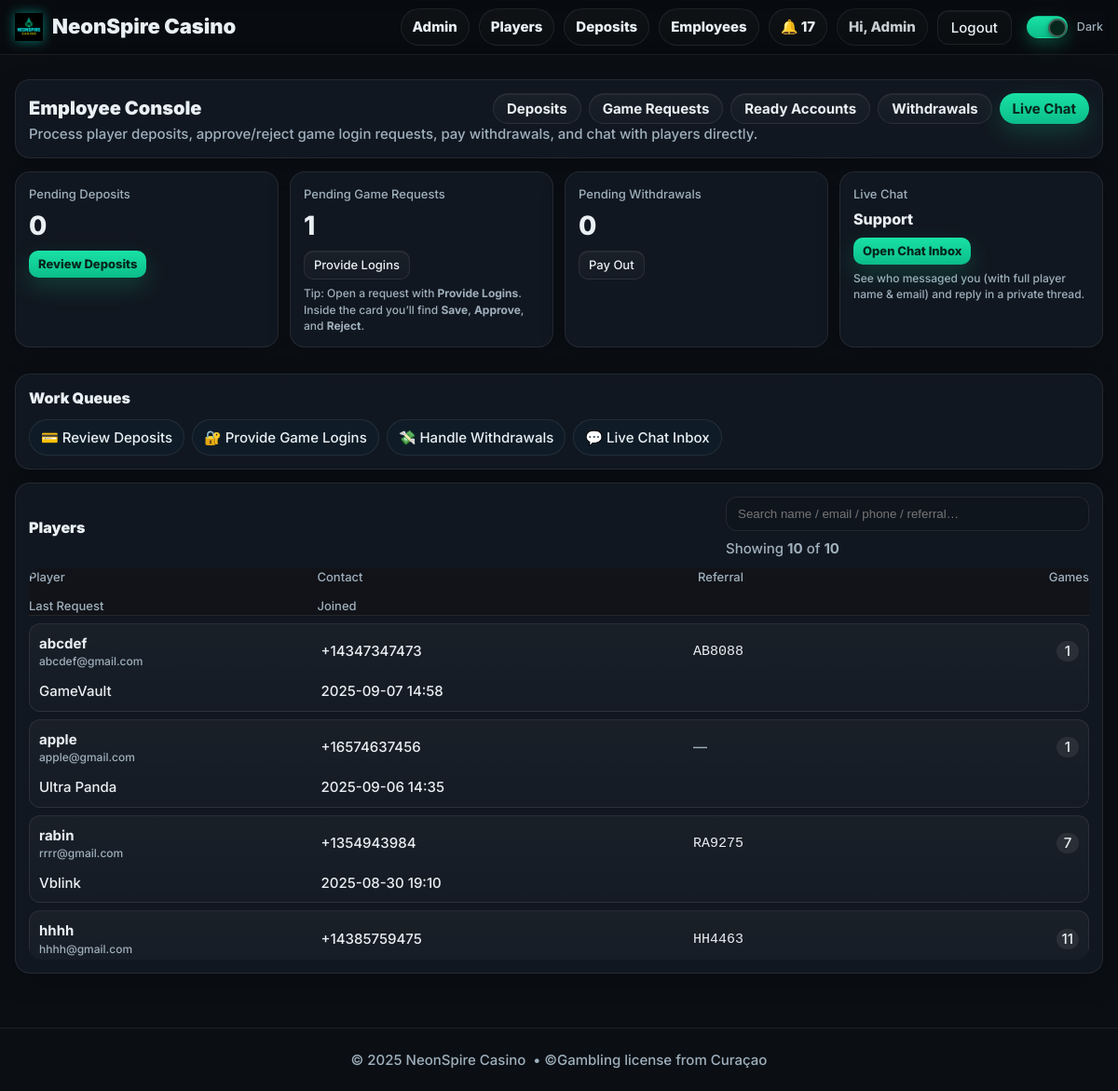
Page /employee/ (signed in) on the committed database.
### models.py (models this page shows, shortened)
class User(db.Model, UserMixin):
    __tablename__ = "users"
    id = db.Column(db.Integer, primary_key=True)
    name = db.Column(db.String(120), nullable=False)
    email = db.Column(db.String(255), unique=True, nullable=False, index=True)
    mobile = db.Column(db.String(24), nullable=True, index=True)  # E.164
    password_hash = db.Column(db.String(255), nullable=False)
    role = db.Column(db.String(20), nullable=False, default="PLAYER")  # PLAYER | EMPLOYEE | ADMIN
    email_verified = db.Column(db.Boolean, default=False, index=True)
    email_verified_at = db.Column(db.DateTime, nullable=True)
    promo_seen = db.Column(db.Boolean, default=False, index=True)
    created_at = db.Column(db.DateTime, default=datetime.utcnow)

class ReferralCode(db.Model):
    __tablename__ = "referral_codes"
    id = db.Column(db.Integer, primary_key=True)
    user_id = db.Column(db.Integer, db.ForeignKey("users.id"), unique=True, nullable=False, index=True)
    code = db.Column(db.String(16), unique=True, nullable=False, index=True)  # e.g., AB1234
    clicks = db.Column(db.Integer, default=0)
    created_at = db.Column(db.DateTime, default=datetime.utcnow, index=True)

class Game(db.Model):
    __tablename__ = "games"
    id = db.Column(db.Integer, primary_key=True)
    name = db.Column(db.String(120), nullable=False)
    description = db.Column(db.String(300), default="")
    icon_url = db.Column(db.String(500), default="")
    download_url = db.Column(db.String(500), nullable=False)
    backend_url = db.Column(db.String(500), nullable=True)
    is_active = db.Column(db.Boolean, default=True, index=True)
    created_at = db.Column(db.DateTime, default=datetime.utcnow)

### employee_bp.py (the view)
@employee_bp.get("/")
@login_required
def employee_home():
    pending_deposits  = DepositRequest.query.filter_by(status="PENDING").count()
    pending_requests  = GameAccountRequest.query.filter(
        GameAccountRequest.status.in_(["PENDING", "IN_PROGRESS"])
    ).count()
    pending_withdraws = WithdrawRequest.query.filter_by(status="PENDING").count()
    recent_players = (
        User.query.filter_by(role="PLAYER")
        .order_by(User.created_at.desc())
        .limit(25)
        .all()
    )
    player_ids = [p.id for p in recent_players]
    refcodes = _refcodes_for_user_ids(player_ids)
    accounts_count = defaultdict(int)
    if player_ids:
        for uid, cnt in (
            db.session.query(GameAccount.user_id, func.count(GameAccount.id))
            .filter(GameAccount.user_id.in_(player_ids))
            .group_by(GameAccount.user_id)
            .all()
        ):
            accounts_count[uid] = int(cnt or 0)
    last_req_by_user = {}
    if player_ids:
        sub = (
            db.session.query(
                GameAccountRequest.user_id,
                func.max(GameAccountRequest.created_at).label("last_dt")
            )
            .filter(GameAccountRequest.user_id.in_(player_ids))
            .group_by(GameAccountRequest.user_id)
        ).subquery()
        for u_id, g_id, _dt in (
            db.session.query(
                GameAccountRequest.user_id,
                GameAccountRequest.game_id,
                GameAccountRequest.created_at
            )
            .join(sub, (sub.c.user_id == GameAccountRequest.user_id) & (sub.c.last_dt == GameAccountRequest.created_at))
            .all()
        ):
            last_req_by_user[u_id] = g_id
    games_map = {g.id: g for g in Game.query.all()}
    player_rows = []
    for p in recent_players:
        g_last_id = last_req_by_user.get(p.id)
        g_last = games_map.get(g_last_id) if g_last_id else None
        player_rows.append({
            "id": p.id,
            "name": (p.name or "").strip() or None,
            "email": (p.email or "").strip(),
            "mobile": (p.mobile or "").strip() or None,
            "joined": p.created_at,
            "refcode": refcodes.get(p.id, None),
            "games_count": accounts_count.get(p.id, 0),
            "last_game": g_last.name if g_last else None,
            "last_game_id": g_last.id if g_last else None,
        })
    return render_template(
        "dashboard_employee.html",
        page_title="Employee",
        pending_deposits=pending_deposits,
        pending_requests=pending_requests,
        pending_withdraws=pending_withdraws,
        players=player_rows,
        games=games_map,
    )

### employee_bp.py (called while the page is built)
@employee_bp.before_request
def require_employee():
    if not current_user.is_authenticated:
        return redirect(url_for("auth.login_get", next=url_for("employeebp.employee_home")))
    if current_user.role not in ("EMPLOYEE", "ADMIN"):
        return abort(403)

def _refcodes_for_user_ids(user_ids):
    if not user_ids:
        return {}
    rows = ReferralCode.query.filter(ReferralCode.user_id.in_(list(set(user_ids)))).all()
    return {r.user_id: r.code for r in rows}

### templates/dashboard_employee.html (shortened to what this page needs)
{% extends "base.html" %}
{% block content %}
<div class="shell admin-wrap" style="margin-top:14px">
  <div class="panel">
    <div class="admin-head" style="display:flex;align-items:center;justify-content:space-between;gap:12px;flex-wrap:wrap">
      <div class="admin-title">Employee Console</div>
      <div class="admin-actions" style="display:flex;gap:8px;flex-wrap:wrap">
        <a class="btn chip-btn" href="{{ url_for('employeebp.deposits_list') }}">Deposits</a>
        <a class="btn chip-btn" href="{{ url_for('employeebp.requests_list') }}">Game Requests</a>
        <a class="btn chip-btn" href="{{ url_for('employeebp.ready_accounts_page') }}">Ready Accounts</a>
        <a class="btn chip-btn" href="{{ url_for('employeebp.withdrawals_list') }}">Withdrawals</a>
        <a class="btn chip-btn btn-primary" href="{{ url_for('chat_bp.inbox') }}">Live Chat</a>
      </div>
    </div>
    <div class="muted">
      Process player deposits, approve/reject game login requests, pay withdrawals, and chat with players directly.
    </div>
  </div>
  <div class="admin-metrics" style="display:grid;grid-template-columns:repeat(auto-fit,minmax(220px,1fr));gap:12px">
    <div class="metric panel" style="padding:14px">
      <div class="metric-label muted">Pending Deposits</div>
      <div class="metric-value" style="font-size:28px;font-weight:800;line-height:1.2">{{ pending_deposits or 0 }}</div>
      <div style="margin-top:10px;display:flex;gap:8px;flex-wrap:wrap">
        <a class="btn btn-mini btn-primary" href="{{ url_for('employeebp.deposits_list') }}">Review Deposits</a>
      </div>
    </div>
    <div class="metric panel" style="padding:14px">
      <div class="metric-label muted">Pending Game Requests</div>
      <div class="metric-value" style="font-size:28px;font-weight:800;line-height:1.2">{{ pending_requests or 0 }}</div>
      <div style="margin-top:10px;display:flex;gap:8px;flex-wrap:wrap">
        <a class="btn btn-mini" href="{{ url_for('employeebp.requests_list') }}">Provide Logins</a>
      </div>
      <div class="muted" style="margin-top:6px;font-size:12px">
        Tip: Open a request with <b>Provide Logins</b>. Inside the card you’ll find <b>Save</b>, <b>Approve</b>, and <b>Reject</b>.
      </div>
    </div>
    <div class="metric panel" style="padding:14px">
      <div class="metric-label muted">Pending Withdrawals</div>
      <div class="metric-value" style="font-size:28px;font-weight:800;line-height:1.2">{{ pending_withdraws or 0 }}</div>
      <div style="margin-top:10px;display:flex;gap:8px;flex-wrap:wrap">
        <a class="btn btn-mini" href="{{ url_for('employeebp.withdrawals_list') }}">Pay Out</a>
      </div>
    </div>
    <div class="metric panel" style="padding:14px">
      <div class="metric-label muted">Live Chat</div>
      <div class="metric-value" style="font-size:16px;font-weight:800;line-height:1.2">Support</div>
      <div style="margin-top:10px;display:flex;gap:8px;flex-wrap:wrap">
        <a class="btn btn-mini btn-primary" href="{{ url_for('chat_bp.inbox') }}">Open Chat Inbox</a>
      </div>
      <div class="muted" style="margin-top:6px;font-size:12px">
        See who messaged you (with full player name &amp; email) and reply in a private thread.
      </div>
    </div>
  </div>
  <div class="panel" style="margin-top:12px">
    <div class="section-head" style="display:flex;align-items:center;justify-content:space-between;gap:8px;flex-wrap:wrap">
      <div class="section-title">Work Queues</div>
    </div>
    <div class="chip-row" style="display:flex;flex-wrap:wrap;gap:8px;margin-top:8px">
      <a class="chip" href="{{ url_for('employeebp.deposits_list') }}">💳 Review Deposits</a>
      <a class="chip" href="{{ url_for('employeebp.requests_list') }}">🔐 Provide Game Logins</a>
      <a class="chip" href="{{ url_for('employeebp.withdrawals_list') }}">💸 Handle Withdrawals</a>
      <a class="chip" href="{{ url_for('chat_bp.inbox') }}">💬 Live Chat Inbox</a>
    </div>
  </div>
  <div class="panel" style="margin-top:12px" id="playersPanel">
    <div class="section-head" style="display:flex;align-items:center;justify-content:space-between;gap:8px;flex-wrap:wrap">
      <div class="section-title">Players</div>
      <div style="display:flex;gap:8px;align-items:center;flex-wrap:wrap">
        <input id="playersSearch" class="input" placeholder="Search name / email / phone / referral…" style="min-width:260px">
        <div class="muted" id="playersCount">
          {% set total = (players|length if players else 0) %}
        </div>
      </div>
    </div>
    {% if players and players|length %}
      <div id="playersScrollWrap">
        <div class="table" id="playersTable">
          <div class="t-head">
            <div>Player</div>
            <div>Contact</div>
            <div>Referral</div>
            <div class="t-right">Games</div>
            <div>Last Request</div>
            <div>Joined</div>
          </div>
          {% for p in players %}
            {% set search_text = (p.name or '') ~ ' ' ~ (p.email or '') ~ ' ' ~ (p.mobile or '') ~ ' ' ~ (p.refcode or '') ~ ' ' ~ (p.last_game or '') %}
            <div class="t-row" data-search="{{ search_text|lower }}">
              <div>
                <div style="font-weight:700">{{ p.name or ('User #' ~ p.id) }}</div>
                <div class="muted" style="font-size:12px">{{ p.email }}</div>
              </div>
              <div>
                {% if p.mobile %}
                  <span class="mono">{{ p.mobile }}</span>
                {% else %}
                  <span class="muted">—</span>
                {% endif %}
              </div>
              <div>
                {% if p.refcode %}
                  <code class="mono refcode" title="Click-drag to copy">{{ p.refcode }}</code>
                {% else %}
                  <span class="muted">—</span>
                {% endif %}
              </div>
              <div class="t-right">
                <span class="badge">{{ p.games_count or 0 }}</span>
              </div>
              <div>
                {% if p.last_game and p.last_game_id %}
                  <a class="link" href="{{ url_for('employeebp.requests_list_by_game', game_id=p.last_game_id) }}">{{ p.last_game }}</a>
                {% else %}
                  <span class="muted">—</span>
                {% endif %}
              </div>
              <div class="mono">
                {% if p.joined %}{{ p.joined.strftime('%Y-%m-%d %H:%M') }}{% else %}—{% endif %}
              </div>
            </div>
          {% endfor %}
        </div>
      </div>
    {% else %}
      <div class="empty">No players yet.</div>
    {% endif %}
  </div>
</div>
{% endblock %}

### templates/base.html (shortened to what this page needs)
<!DOCTYPE html>
<html lang="en" data-theme="dark">
<head>
  <link rel="stylesheet" href="{{ url_for('static', filename='css/styles.css') }}?v=dm2">
</head>
<body>
  <header class="nav" style="position:sticky;top:0;z-index:50;background:rgba(0,0,0,.25);backdrop-filter:blur(8px);border-bottom:1px solid var(--stroke)">
    <div class="shell nav-inner" style="display:flex;align-items:center;justify-content:space-between;height:58px">
      <a href="{{ url_for('short_bp.lob_short') }}" class="brand" aria-label="NeonSpire Casino">
        <img class="brand-logo" src="{{ url_for('static', filename='img/logo.png') }}" alt="NeonSpire Casino">
        <span class="brand-text">NeonSpire Casino</span>
      </a>
      <nav class="nav-links" style="display:flex;align-items:center;gap:10px">
        {% if current_user.is_authenticated %}
          {% if current_user.role == 'ADMIN' %}
            <a class="pill" href="{{ url_for('adminbp.admin_home') }}">Admin</a>
            <a class="pill" href="{{ url_for('adminbp.admin_players') }}">Players</a>
            <a class="pill" href="{{ url_for('adminbp.deposits_audit') }}">Deposits</a>
            <a class="pill" href="{{ url_for('adminbp.admin_users') }}">Employees</a>
          {% elif current_user.role == 'EMPLOYEE' %}
            <a class="pill" href="{{ url_for('employeebp.employee_home') }}">Employee</a>
          {% else %}
            <a class="pill" href="{{ url_for('short_bp.mylogin_clean') }}">My Logins</a>
          {% endif %}
          <a class="pill" href="{{ url_for('notifybp.list_notifications') }}">🔔 {{ unread_count or 0 }}</a>
          <span class="pill" style="pointer-events:none;opacity:.85">
            Hi, {{ current_user.name.split(' ')[0] if current_user.name else 'Player' }}
          </span>
          <a class="btn btn-ghost" href="{{ url_for('auth.logout') }}">Logout</a>
        {% else %}
          <a class="pill" href="{{ url_for('auth.login_get') }}">Login</a>
          <a class="btn btn-primary" href="{{ url_for('short_bp.reg_short') }}">Register</a>
        {% endif %}
        <label class="toggle" style="margin-left:6px">
          <span class="track"><span class="knob"></span></span>
          <span class="label">Dark</span>
        </label>
      </nav>
    </div>
  </header>
  <div class="hero-slot">
  </div>
  <main style="padding-bottom:20px">
    {% block content %}{% endblock %}
  </main>
  <footer class="shell footer"
          style="height:68px;border-top:1px solid var(--stroke);margin-top:24px;
                 display:flex;align-items:center;justify-content:center;">
    © {{ 2025 }} NeonSpire Casino &nbsp;•&nbsp;
    <span class="muted">©Gambling license from Curaçao </span>
  </footer>
</body>
</html>

### templates/base.html (style rules this page uses)
.brand { display:flex; gap:10px; align-items:center; text-decoration:none; color:inherit; font-weight:900; font-size:22px }
.brand-logo { height:30px; width:auto; display:block; filter: drop-shadow(0 0 6px rgba(0,255,233,.45)); }
.hero-slot { position:relative; z-index:2; padding-top:12px; }
header.nav { overflow:visible; }

### templates/dashboard_employee.html (style rules this page uses)
#playersScrollWrap { max-height:420px; overflow:auto; border-radius:14px; }
#playersTable .t-head { position:sticky; top:0; z-index:1; background: rgba(18,20,25,.98); backdrop-filter: blur(6px); border-bottom: 1px solid var(--stroke, #2a2e37); }
#playersTable .t-row { transition: background .12s ease; }
.badge { display:inline-flex; align-items:center; justify-content:center; min-width:1.6em; padding:0 .4em; border-radius:999px; background:rgba(255,255,255,.08) }
.refcode { user-select: all; }

### rows in the picture
User: name "Admin"
User: name "abcdef", email "abcdef@gmail.com", mobile "+14347347473", joined "2025-09-07 14:58"
ReferralCode: refcode "AB8088"
Game: last_game "GameVault"
User: name "apple", email "apple@gmail.com", mobile "+16574637456", joined "2025-09-06 14:35"
Game: last_game "Ultra Panda"
User: name "rabin", email "rrrr@gmail.com", mobile "+1354943984", joined "2025-08-30 19:10"
ReferralCode: refcode "RA9275"
Game: last_game "Vblink"
User: name "hhhh", email "hhhh@gmail.com", mobile "+14385759475"
ReferralCode: refcode "HH4463"

### other values in the picture
{{ unread_count or 0 }} "17"
{{ pending_deposits or 0 }} "0"
{{ pending_requests or 0 }} "1"
{{ pending_withdraws or 0 }} "0"
{{ p.games_count or 0 }} "1" "1" "7" "11"
{{ 2025 }} "2025"
